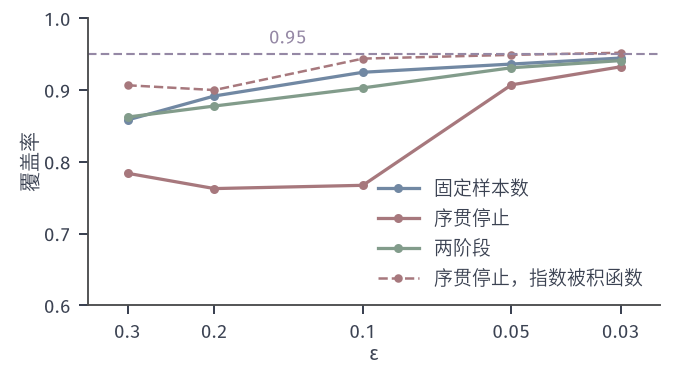

The Python source for this figure:
from pathlib import Path
import sys
HERE = Path(__file__).resolve().parent
sys.path.insert(0, str(HERE.parent/"budget-common"))
from budget_fig import *
# Target half-width eps at nominal 95% (z = 1.96).  Integrands: f = U^{-1/3} (Pareto(3) on [1, inf): I = 1.5, sigma^2 = 0.75)
# and f = e^U (I = e-1, sigma^2 = 0.2420).  Rules, each with 20000 replications (seed 5):
#  fixed: n = ceil(z^2 sigma^2/eps^2) with the true sigma^2, interval mean +- z s_n/sqrt(n);
#  sequential: stop at the first n >= 10 with z s_n/sqrt(n) <= eps, report mean +- z s_n/sqrt(n);
#  two-stage: independent pilot of 30, then n = max(30, ceil(z^2 s_0^2/eps^2)) fresh draws, mean +- z s_n/sqrt(n).
z = 1.96; reps = 20000; rng = np.random.default_rng(5)
cases = {'pareto': (lambda u: u**(-1/3), 1.5, .75), 'exp': (lambda u: np.exp(u), E-1, (E*E-1)/2-(E-1)**2)}
def fixed(f, I, s2, eps):
    n = math.ceil(z*z*s2/eps**2); hit = 0
    for _ in range(0, reps, 1000):
        x = f(rng.random((1000, n))); m = x.mean(1); s = x.std(1, ddof=1)
        hit += np.sum(np.abs(m-I) <= z*s/math.sqrt(n))
    return hit/reps
def sequential(f, I, s2, eps):
    nmax = int(8*z*z*s2/eps**2)+50; hit = 0; ns = []
    for _ in range(0, reps, 500):
        x = f(rng.random((500, nmax))); k = np.arange(1, nmax+1)
        c1 = np.cumsum(x, 1); c2 = np.cumsum(x*x, 1); m = c1/k
        with np.errstate(invalid='ignore', divide='ignore'):
            v = (c2-k*m*m)/(k-1)
        ok = (k >= 10) & (z*np.sqrt(np.maximum(v, 0))/np.sqrt(k) <= eps)
        ok[:, -1] = True; j = ok.argmax(1)
        mm = m[np.arange(500), j]; hh = z*np.sqrt(np.maximum(v[np.arange(500), j], 0)/(j+1))
        hit += np.sum(np.abs(mm-I) <= hh); ns += list(j+1)
    return hit/reps, float(np.mean(ns))
def twostage(f, I, s2, eps):
    hit = 0
    for r in range(reps):
        s0 = f(rng.random(30)).std(ddof=1); n = max(30, math.ceil(z*z*s0*s0/eps**2))
        x = f(rng.random(n)); hit += abs(x.mean()-I) <= z*x.std(ddof=1)/math.sqrt(n)
    return hit/reps
epss = [.3, .2, .1, .05, .03]
res = {}
for name, (f, I, s2) in cases.items():
    res[name] = {'fixed': [fixed(f, I, s2, e) for e in epss], 'seq': [sequential(f, I, s2, e) for e in epss],
                 'two': [twostage(f, I, s2, e) for e in epss] if name == 'pareto' else None}
fig, ax = figure(width_mm=96, height_mm=54)
panel(fig, left=.13, right=.97, bottom=.2, top=.95)
P = res['pareto']
ax.plot(epss, P['fixed'], 'o-', color=BLUE, lw=1.3, ms=2.6, label='固定样本数')
ax.plot(epss, [a for a, b in P['seq']], 'o-', color=RED, lw=1.3, ms=2.6, label='序贯停止')
ax.plot(epss, P['two'], 'o-', color=GREEN, lw=1.3, ms=2.6, label='两阶段')
ax.plot(epss, [a for a, b in res['exp']['seq']], 'o--', color=RED, lw=1.0, ms=2.4, label='序贯停止，指数被积函数')
ax.axhline(.95, color=PURPLE, lw=.85, ls=DASH)
ax.set_xscale('log'); ax.set_xlim(.025, .36); ax.invert_xaxis(); ax.set_ylim(.6, 1.0)
ax.set_xticks(epss); ax.set_xticklabels(['0.3', '0.2', '0.1', '0.05', '0.03']); ax.minorticks_off()
ax.legend(loc='lower right', frameon=False, fontsize=7.5, handlelength=2.2)
lab(ax, .155, .965, '0.95', PURPLE)
axlab(ax, r'$\varepsilon$', '覆盖率')
save(fig, HERE, 'figure', {'eps': epss, 'results': res})
print(res)
